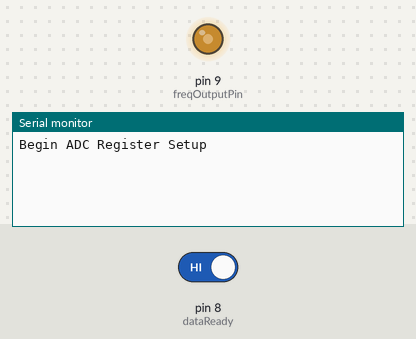
A sketch run on a simulated Arduino Uno, built with avr-gcc and run on an emulated ATmega328P. Parts: output pins drawn as LEDs (lit = HIGH), the last lines printed to the serial monitor. The inputs (shaded band) are chosen by the test bench; at power-on: pin 8 (dataReady) HIGH. Pins used as bus, display or sensor lines are not drawn.

Above: at 1.0 s.
1.1 s: pin 8 (dataReady) driven LOW
At 2.2 s:
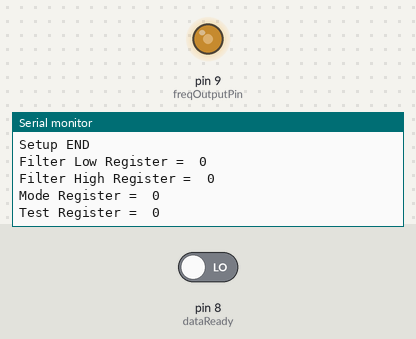
At 7.7 s:
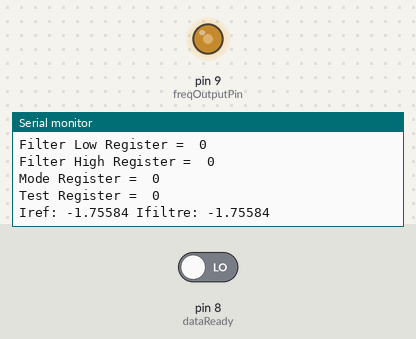

The sketch:

programme_Principale.ino
```cpp
#include <Adafruit_ADS1X15.h>
#include <SPI.h>


// ------------------------------------------
// --------------  Constantes  --------------
// ------------------------------------------

#define Pin_Iref 0                // Pin d'entrée sur l'ADC du signal de référence
#define Pin_Ifiltre 1             // Pin d'entrée sur l'ADC du signal issu du filtre exposé
#define T_ECHANTILLONAGE 60000    // Periode d'echantillonage
#define sigma 16.6                // coefficient d'attenuation de masse mg/m3
#define l_380 LOW                 // Tension de grille du transistor pour activé les LEDs - 380nm
#define l_880 HIGH                // Tension de grille du transistor pour activé les LEDs - 880nm
#define SwitchLambda 1            // Pin de sortie sur l'arduino de controle de la grille du transistor
#define Dfiltre 6.0              // diamètre du conduit contenant le filtre

const int freqOutputPin = 9;   // OC1A output pin for ATmega32u4 (Arduino Micro)
const int ocr1aval  = 7;
const int dataReady = 8;
const int CS = 10;
const int RESET = 7;


// ------------------------------------------
// --------------  Variables  ---------------
// ------------------------------------------

long AuxTime;                      // Variables Mémoire de la fonction millis()
float TabTest[2] = {1.1, 1.2};
float dATN[2] ;                   // Tableau de différence d'atténuation pendant une periode d'echantillonage pour chaque longueur d'onde: [dATN_380nm, dATN_880nm]
float Q = 0.000016;                          // Débit du flux d'air à travers le filtre
float newATN[2], oldATN[2];           // Tableau Mémoire des mesures de transmission: [***ATN_380nm, ***ATN_880nm]
float AverageBC[2];                 // Tableaud de la concentration moyenne de la dernière mesure: [BC_380nm, BC_880nm]

uint32_t measure;
uint8_t readfilterlow;
uint8_t readfilterhigh;
uint8_t readmode;
int8_t readtest;
bool bits24 = true; //24 bit from data register

Adafruit_ADS1115 ads;             // Objet pour manipuler l'ADC


// ------------------------------------------
// --------------  Fonctions  ---------------
// ------------------------------------------


uint8_t writeSmallReg( uint8_t ain, uint8_t reg, uint8_t value) { // only valid for 8 bit registers 0..4

  uint8_t result = 0;
  if (reg < 5) { // byte registers
    uint8_t cmd = 0; // a place to build the correct comm reg value.

    cmd = (reg << 4); // set the correct RS2..RS0 bits of COMM register

    if (reg == 0) // update global ain Value
      ain = value & 7;

    cmd = cmd | ain; // keep the analog mux what it was previously configured as.

    digitalWrite(CS, LOW); // select the ADC

    uint8_t stat = SPI.transfer(cmd); // actually send the cmd and read the current status

    if (reg != 0) { // actually send the value to reg

      uint8_t unk = SPI.transfer(value);
      if (reg == 2) bits24 = (value & 0x40) == 0x40; // if configured for 24bit data register

    }
    digitalWrite(CS, HIGH); // all done with device
    result = stat; // return value received, drdy is bit 7.
  }
  return result;
}

uint8_t readByteRegister( uint8_t ain, uint8_t reg) { // only valid for 8 bit registers 0..4

  uint8_t result = 0;
  if (reg < 5) { // byte registers
    uint8_t cmd = 0; // a place to build the correct comm reg value.
    cmd = (reg << 4); // set the correct RS2..RS0 bits of COMM register
    cmd = cmd | ain; // keep the analog mux to channel 4.
    cmd = cmd | 0x08; // read mode

    digitalWrite(CS, LOW); // select the ADC
    result = SPI.transfer(cmd); // actually send the cmd and read the current status

    if (reg != 0) { // actually read the value of reg
      result = SPI.transfer(0); // 0 is just a place holder, the ADC ignores it. because of read mode
    }
    digitalWrite(CS, HIGH); // all done with device
  }
  return result;
}

uint32_t readbigRegister( uint8_t ain, uint8_t reg) { // only valid for 16,24 bit registers 5..7

  uint32_t result = 0;
  if ((reg > 4) && (reg < 8)) { // big registers
    uint8_t cmd = 0; // a place to build the correct comm reg value.
    cmd = (reg << 4); // set the correct RS2..RS0 bits of COMM register
    cmd = cmd | ain; // keep the analog mux what it was previously configured as.
    cmd = cmd | 0x08; // read mode

    digitalWrite(CS, LOW); // select the ADC

    uint8_t stat = SPI.transfer(cmd); // actually send the cmd and read the current status
    uint8_t b = SPI.transfer(0); // send out placeholder get back byte
    result = b;
    b = SPI.transfer(0); // send out placeholder get back bigger byte
    result = (result << 8) + b; // build up 16 bit value from bytes
    if (bits24 || (reg > 5)) { //do a 24bit transfer
      b = SPI.transfer(0); // send out placeholder get back bigger byte
      result = (result << 8) + b; // build up 24 bit value from bytes.
    }
    digitalWrite(CS, HIGH); // all done with device
  }
  return result;
}


//************************************************************************
// Initialisation de du capteur, à réaliser dans le setup() du programme *
//************************************************************************

void InitialiserCarbonEye() {
  // if (!ads.begin()) {
  //  Serial.println("Failed to initialize ADS.");
  //  while (1);
  //}
  pinMode(SwitchLambda, OUTPUT);
  digitalWrite(SwitchLambda, l_380);
}


//*************************************************************************************
// Renvoie un tableau contenant la mesure de transmission pour deux longueurs d'onde: *
// ATN[0]: lamnda=380nm   -  ATN[1]: lamnda=880nm                                     *
//*************************************************************************************
void ReadCurrentATN(float ATN[2]) {

  float Iref = 0;
  float Ifiltre = 0;

  digitalWrite(SwitchLambda, l_380);
  delay(50);

  for (int i = 0; i < 3; i++) {

    delay(500);
    Iref += (float(readbigRegister(0x03, 5)) / 16777216.0-0.248) * 7.08;

    delay(500);
    Ifiltre += (float(readbigRegister(0x02, 5)) / 16777216.0-0.248) * 7.08;

    //Iref += ads.computeVolts(ads.readADC_SingleEnded(0));
    //Ifiltre += ads.computeVolts(ads.readADC_SingleEnded(1));

    //Serial.println("Iref: " + String(Iref, 5) + " Ifiltre: " + String(Ifiltre, 5));
  }
  Iref = Iref/3 ;
  Ifiltre = Ifiltre/3 ;
  Serial.println("Iref: " + String(Iref, 5) + " Ifiltre: " + String(Ifiltre, 5));

  ATN[0] = 100 * log(Iref / Ifiltre);

  //digitalWrite (SwitchLambda, l_880);
  //delay(50);
  Iref = 0;
  Ifiltre = 0;
  for (int i = 0; i < 1; i++) {

    delay(500);
    Iref += (float(readbigRegister(0x03, 5)) / 16777216.0-0.248) * 7.08;

    delay(500);
    Ifiltre += (float(readbigRegister(0x02, 5)) / 16777216.0-0.248) * 7.08;
    //Iref += ads.computeVolts(ads.readADC_SingleEnded(0));
    //Ifiltre += ads.computeVolts(ads.readADC_SingleEnded(1));
  }

  Iref = Iref/1 ;
  Ifiltre = Ifiltre/1 ;

  ATN[1] = 100 * log(Iref / Ifiltre);
}


//*************************************************************************
// Convertit la difference d'attenuation en concentration de Carbone Suie *
// Voir fiche technique pour plus d'info                                  *
//*************************************************************************
void ConcentrationBC(float d_ATN[2], float BC[2]) {

  float AirFiltre = PI * (Dfiltre * 0.001 / 2.0) * (Dfiltre * 0.001 / 2.0);
  AirFiltre = 0.00003;

  BC[0] = pow(10, 9) * AirFiltre * d_ATN[0] / (sigma  * Q * 100 * (T_ECHANTILLONAGE / 1000)) ;
  BC[1] = pow(10, 9) * AirFiltre * d_ATN[1] / (sigma * Q * 100 * (T_ECHANTILLONAGE / 1000)) ;

}


//*************************
// Affichage des mesures  *
//*************************
void AffichageMesure(float *Average_BC, float *d_ATN, float *new_ATN) {
  Serial.println("Mesure de Carbone suie au cours des dernires 60 secondes:");
  Serial.println("En utilisant les led 380nm \nBC = " + String(Average_BC[0], 5) + " ng/m3\ndATN = " + String(d_ATN[0], 5) + " %\nATN = " + String(new_ATN[0], 5) + " %");
  Serial.println("En utilisant les led 880nm \nBC = " + String(Average_BC[1], 5) + " ng/m3\ndATN = " + String(d_ATN[1], 5) + " %\nATN = " + String(new_ATN[1], 5) + " %");
  Serial.print("\n\n");
}


// --------------------------------------------------
// --------- *** Programme Principale *** -----------
// --------------------------------------------------


void setup() {

  // génére un siganl horloge de 1MHz
  pinMode(freqOutputPin, OUTPUT);
  TCCR1A = ( (1 << COM1A0));
  TCCR1B = ((1 << WGM12) | (1 << CS10));
  TIMSK1 = 0;
  OCR1A = ocr1aval;

  Serial.begin(9600);                                //initialisation du serial et du capteur
  InitialiserCarbonEye();

  //SPI Setup
  SPI.begin();
  SPI.setBitOrder(MSBFIRST);
  SPI.setClockDivider(210);  // Slow down SPI clock
  SPI.setDataMode(SPI_MODE2);

  pinMode(dataReady, INPUT);
  pinMode(CS, OUTPUT);
  pinMode(RESET, OUTPUT);

  digitalWrite(CS, HIGH);  //deselect ADC

  digitalWrite(RESET, LOW); //Reset ADC
  delay(100);
  digitalWrite (RESET, HIGH);

  Serial.println("Begin ADC Register Setup");
  delay(100);


  //Channel 4 Operation as Load Cell connected to AIN1 and AIN2
  uint8_t i = 0x03;
  writeSmallReg(i, 2, 0x44);   //Filter High, bipolar, 24-bit, current boost on, CLCKDIS 0
  writeSmallReg(i, 3, 0x61);   //Filter Low Register FS11-FS0=0001 1000 0000 Filter first notch = 50Hz -3dB = 13.1Hz
  writeSmallReg(i, 1, 0x20);   //Self calibration
  while (!(digitalRead(dataReady) == 0)); //wait for calibration to finish
  Serial.println("Setup END");
  ///////////////////////Make sure Registers are Loaded with Correct Values/////////////////
  readfilterlow = readByteRegister (i, 3);
  readfilterhigh = readByteRegister (i, 2);
  readmode = readByteRegister (i, 1);
  readtest = readByteRegister (i, 4);
  Serial.print("Filter Low Register =  ");    //expected value= 0x80
  Serial.println(readfilterlow, HEX);
  Serial.print("Filter High Register =  ");   //expected value= 0x61
  Serial.println(readfilterhigh, HEX);
  Serial.print("Mode Register =  ");          //expected value= 0x0C
  Serial.println(readmode, HEX);
  Serial.print("Test Register =  ");          //expected value=???
  Serial.println(readtest, HEX);

  delay(2000);

  /////////////////////////////////////////////////////////////////////////////////////////

  i = 0x02;
  writeSmallReg(i, 2, 0x44);   //Filter High, bipolar, 24-bit, current boost on, CLCKDIS 0
  writeSmallReg(i, 3, 0x61);   //Filter Low Register FS11-FS0=0001 1000 0000 Filter first notch = 50Hz -3dB = 13.1Hz
  writeSmallReg(i, 1, 0x20);   //Self calibration
  while (!(digitalRead(dataReady) == 0)); //wait for calibration to finish
  Serial.println("Setup END");
  ///////////////////////Make sure Registers are Loaded with Correct Values/////////////////
  readfilterlow = readByteRegister (i, 3);
  readfilterhigh = readByteRegister (i, 2);
  readmode = readByteRegister (i, 1);
  readtest = readByteRegister (i, 4);
  Serial.print("Filter Low Register =  ");    //expected value= 0x80
  Serial.println(readfilterlow, HEX);
  Serial.print("Filter High Register =  ");   //expected value= 0x61
  Serial.println(readfilterhigh, HEX);
  Serial.print("Mode Register =  ");          //expected value= 0x0C
  Serial.println(readmode, HEX);
  Serial.print("Test Register =  ");          //expected value=???
  Serial.println(readtest, HEX);
  //}
  /////////////////////////////////////////////////////////////////////////////////////////

  /*ads.setGain(GAIN_ONE);        // 2x gain   +/- 2.048V  1 bit = 1mV      0.0625mV
  if (!ads.begin()) {
    Serial.println("Failed to initialize ADS.");
    while (1);
  }*/


  AuxTime = millis();                                //Mesure initiale de transmission
  ReadCurrentATN(newATN);


}

void loop() {
  // put your main code here, to run repeatedly:
  if (millis() - AuxTime > 1000) {       // attente de la fin d'une periode d'echantillonage pour faire la mesure

    AuxTime = millis();                              // Mises à jour des variables
    oldATN[0] = newATN[0];
    oldATN[1] = newATN[1];

    ReadCurrentATN(newATN);                    // Mesure pour les deux longueurs d'onde
    dATN[0] = oldATN[0] - newATN[0];
    dATN[1] = oldATN[1] - newATN[1];
    ConcentrationBC(dATN, AverageBC);
    AffichageMesure(AverageBC, dATN, newATN);      // Affichage des mesures sur le ports series
  }


}
```

Measured:
- after the input at 1.1 s, the serial monitor: prints a new line at once (image 1)
